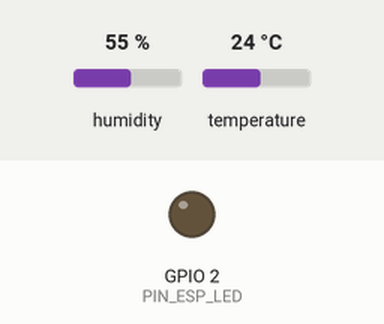
Recording of a program running on a simulated ESP8266 (NodeMCU). Parts: output pins drawn as LEDs (lit = HIGH). The inputs (shaded band) are chosen by the test bench; at power-on: humidity 55 %, temperature 24 °C. WiFi joins after 1.5 s; servers stay silent unless stated; uploads are accepted with an empty reply; pins used as bus, display or sensor lines are not drawn; what the program prints to the serial monitor is not drawn. At 3.2 s the program puts the board to deep sleep or switches it off; the recording ends there.

Above: at 0.1 s.
Timing chart, 0 to 3.2 s (numbered marks = the images above):
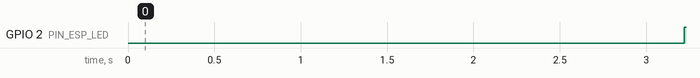

The program:

main.cpp
```cpp
#include <Arduino.h>
#include <Esp.h>
#include <ESP8266WiFi.h>
#include <WiFiClient.h>
#include <ESP8266HTTPClient.h>
#include <DHT_U.h>

#include "config.h"

ADC_MODE(ADC_VCC);


#define SLEEP_DURATION 1200  // in seconds

#define PIN_ESP_LED 2 // ESP-12 Board
#define PIN_DHT_PWR 4
#define PIN_DHT_DATA 5

#define SENSOR_COUNT 1

struct sensor {
  unsigned id;
  unsigned pin;
  unsigned type;
  float temperature;
  float humidity;
};

struct sensor sensors[SENSOR_COUNT] = {
  { .id = 2001, .pin = PIN_DHT_DATA, .type = DHT22 }
};

#define SENSOR_BUFSIZE 512
char sensor_buf[SENSOR_BUFSIZE];

const char *const sensor_format = "{"
  "\"id\": %d, "
  "\"temperature\": {\"value\": %.2f, \"error\": %s}, "
  "\"humidity\": {\"value\": %.2f, \"error\": %s}"
"}";

#define MSG_BUFSIZE 512
char msg_buf[MSG_BUFSIZE];

const char *msg_format = "{"
  "\"sensors\": [%s], "
  "\"adc\": {\"value\": %d, \"voltage\": %.2f}"
"}";

const char *json_true = "true";
const char *json_false = "false";


void read_sensors() {
  char buf[256];

  for (struct sensor *sensor = sensors; sensor != sensors+SENSOR_COUNT; sensor++) {
    DHT dht(sensor->pin, sensor->type);

    dht.begin();
    sensor->temperature = dht.readTemperature();
    sensor->humidity = dht.readHumidity();

    snprintf(buf, 256, sensor_format,
      sensor->id,
      isnan(sensor->temperature) ? -275 : sensor->temperature,
      isnan(sensor->temperature) ? json_true : json_false,
      isnan(sensor->humidity) ? -1 : sensor->humidity,
      isnan(sensor->humidity) ? json_true : json_false
    );

    strncat(sensor_buf, buf, SENSOR_BUFSIZE-1);

    if (sensor+1 != sensors+SENSOR_COUNT)
      strncat(sensor_buf, ",", SENSOR_BUFSIZE-1);
  }
}

void setup() {

  unsigned adc;
  float voltage;
  unsigned time_start;
  WiFiClient client;
  HTTPClient http;

  time_start = millis();

  pinMode(PIN_ESP_LED, OUTPUT);
  pinMode(PIN_DHT_PWR, OUTPUT);
  digitalWrite(PIN_ESP_LED, LOW);
  digitalWrite(PIN_DHT_PWR, HIGH);

  Serial.begin(115200);
  Serial.println();
  Serial.print("Startup");

  delay(1500);
  read_sensors();

  adc = ESP.getVcc();
  voltage = adc/1024.0;

  snprintf(msg_buf, MSG_BUFSIZE, msg_format, sensor_buf, adc, voltage);

  WiFi.forceSleepWake(); delay(10);
  WiFi.persistent(false);
  WiFi.setHostname(HOSTNAME);
  WiFi.begin(SSID, PSK);

  int tries = 100;
  while (WiFi.status() != WL_CONNECTED && tries--) {
    delay(100);
    Serial.print(".");
  }
  if (WiFi.status() != WL_CONNECTED) {
    Serial.println("Could not connect to wifi. Going to sleep.");
    ESP.deepSleep(SLEEP_DURATION*1E6, WAKE_RF_DISABLED);
  }

  Serial.println();
  Serial.print("Connected to wifi, IP address: ");
  Serial.println(WiFi.localIP());

  http.setReuse(false);
  http.setUserAgent(HOSTNAME);
  http.addHeader("Content-Type", "application/json");

  int ret = http.begin(client, REMOTE_HOST, REMOTE_PORT, REMOTE_ENDPOINT);
  if (ret) {
    Serial.println("Connected to server.");

    ret = http.POST(msg_buf);
    if (ret > 0) {
      Serial.print("Sent request, response status: ");
      Serial.println(ret);
    } else {
      Serial.println("Error: Could not send request.");
    }
  } else {
    Serial.println("Error: Could not connect to server.");
  }
  http.end();

  Serial.print("Going to sleep (uptime: ");
  Serial.print(millis()-time_start);
  Serial.println("ms).");
  Serial.flush();

  WiFi.disconnect();
  digitalWrite(PIN_ESP_LED, HIGH);
  digitalWrite(PIN_DHT_PWR, LOW);
  delay(10);

  ESP.deepSleep(SLEEP_DURATION*1E6, WAKE_RF_DISABLED);
}

void loop() {}
```

config.h
```cpp
#ifndef CONFIG_H
#define CONFIG_H

#define HOSTNAME "DHT-Beacon"
#define SSID "mywlan"
#define PSK "xxxxx"

#define REMOTE_HOST "raspberrypi.fritz.box"
#define REMOTE_PORT 80
#define REMOTE_ENDPOINT "/sensordb/new"

#if __has_include("custom-config.h")
 #include "custom-config.h"
#endif

#endif
```

Measured:
- by itself, GPIO 2 (PIN_ESP_LED): LOW → HIGH at 3.2 s
